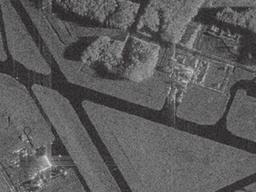
#> input picture 4_Practice/sar_1.jpg, 256 x 192 px, shrunk from 400 x 300 before the run, found by its file name
$ jupyter execute DE_IP_HomeTask4.ipynb
#> lines starting #> are read from the running program, lines starting #| are printed output that depends on the picture
[cell 1]
# ДЗ
# 1. Подберите параметры алгоритма разрастания регионов так, чтобы был выделен весь участок газона.
# 2. Реализуйте вычисление критерия однородности, отличного от представленного. Сравните результаты.
# 3. Применить алгоритм сегментации watershed+distance transform для задачи подсчета пальмовых деревьев.

[cell 2]
import numpy as np
import cv2
import matplotlib.pyplot as plt

Чтение картинки

[cell 3]
image = cv2.imread('sar_1.jpg')
#> image is the input picture: shape (192, 256, 3); mean B, G, R 91.8, 91.6, 92
image_gray = cv2.cvtColor(image, cv2.COLOR_BGR2GRAY)
plt.imshow(image_gray, cmap="gray")

Гистограмма яркости

[cell 4]
def simple_histogram(image, mask=None, title="Гистограмма яркостей"):
#> called with title = 'Гистограмма яркостей'
    if mask is not None:
        pixels = image[mask > 0]
    else:
        pixels = image.flatten()

    plt.figure(figsize=(10, 4))

    plt.subplot(121)
    plt.hist(pixels, bins=100, alpha=0.7, color='blue', edgecolor='black')
    plt.xlabel('Яркость')
    plt.ylabel('Количество пикселей')
    plt.title(title)
    plt.grid(True, alpha=0.3)

    plt.tight_layout()
    plt.show()
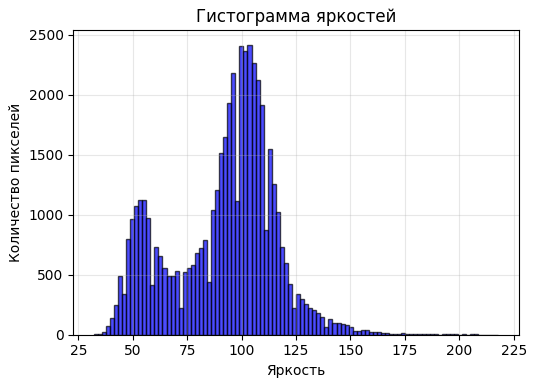
#> figure drawn by matplotlib, 1 panel; tallest bar 2415 high, from x = 102.7 to 104.5

simple_histogram(image_gray)

Критерий однородности (отклонение любого пикселя от средней яркости T)

[cell 5]
import math
def homo_average(img, mask, point, T):
    av_val = np.mean(img[mask > 0])
    return abs(av_val - img[point]) <= T

Алгоритм разрастания регионов

[cell 6]
def region_growing(image, seed_point,homo_fun,r, T):
    mask = np.zeros(image_gray.shape, np.uint8)
    mask[seed_point] = 1
    count = 1
    while count > 0:
        count = 0
        local_mask = np.zeros(image_gray.shape, np.uint8)
        for i in range(r,image.shape[0] - r):
            for j in range(r,image.shape[1] - r):
                if mask[i,j]==0 and mask[i - r:i + r, j-r: j+r].sum() > 0:
                    if homo_fun(image, mask, (i,j), T):
                        local_mask[i,j] = 1
        count = np.count_nonzero(local_mask)
        mask += local_mask

    return mask*255

### 1. Подберите парамтеры алгоритма разрастания регионов так, чтобы был выделен весь участок газона.

[cell 7]
def robust_manual_parameter_test(image, seed, test_parameters):
#> called with seed = (250, 250)
    print("Запуск надежного тестирования параметров...")

    results = []

    for i, (r, T) in enumerate(test_parameters):
        print(f"\nТестирование {i+1}/{len(test_parameters)}: r={r}, T={T}")

        try:
            # Запускаем регионарный рост
            result_mask = region_growing(image, seed, homo_average, r, T)
            area = np.sum(result_mask > 0)

            results.append((r, T, result_mask, area))

            # Сразу показываем результат
            plt.figure(figsize=(10, 4))

            plt.subplot(1, 3, 1)
            plt.imshow(image, cmap='gray')
            plt.title('Исходное изображение')
            plt.axis('off')

            plt.subplot(1, 3, 2)
            plt.imshow(result_mask, cmap='gray')
            plt.title(f'r={r}, T={T}\nПлощадь: {area}px')
            plt.axis('off')

            plt.subplot(1, 3, 3)
            plt.imshow(image, cmap='gray')
            plt.imshow(result_mask, alpha=0.4, cmap='Reds')
            plt.title('Наложение маски')
            plt.axis('off')

            plt.tight_layout()
            plt.show()

        except Exception as e:
            print(f"Ошибка: {e}")
            results.append((r, T, None, 0))
#> after the loop, results = 4 items

    return results

def quick_visual_test():
    test_parameters = [
        (1, 10),
        (2, 20),
        (2, 30),
        (2, 35)
    ]

    image = image_gray
    seed = (250,250)

    return robust_manual_parameter_test(image, seed, test_parameters)

[cell 8]
resutls = quick_visual_test()
#> resutls = 4 items

### 2. Реализуйте вычисление критерия однородности, отличного от представленного. Сравните результаты.

[cell 9]
import math
def homo_average(img, mask, point, T):
    av_val = np.mean(img[mask > 0])
    return abs(av_val - img[point]) <= T

[cell 10]
# median criteria
def homo_median(img, mask, point, T):
    region_pixels = img[mask > 0]
    if len(region_pixels) == 0:
        return True
    median_val = np.median(region_pixels)
    return abs(median_val - img[point]) <= T
# разница между соседними пикселями (4 связность)
def homo_neighbor_diff_4(img, mask, point, T):
    y, x = point

    neighbors = []
    for dy, dx in [(-1, 0), (1, 0), (0, -1), (0, 1)]:
        ny, nx = y + dy, x + dx
        if 0 <= ny < img.shape[0] and 0 <= nx < img.shape[1] and mask[ny, nx] > 0:
            neighbors.append(img[ny, nx])

    if not neighbors:
        return True

    max_diff = max([abs(img[point] - neighbor_val) for neighbor_val in neighbors])
    return max_diff <= T

# разница между соседними пикселями (8 связность)
def homo_neighbor_diff_8(img, mask, point, T):
    y, x = point

    neighbors = []
    for dy, dx in [(-1, -1), (-1, 0), (-1, 1), (0, -1), (0, 1), (1, 1), (1, 0), (1, -1)]:
        ny, nx = y + dy, x + dx
        if 0 <= ny < img.shape[0] and 0 <= nx < img.shape[1] and mask[ny, nx] > 0:
            neighbors.append(img[ny, nx])

    if not neighbors:
        return True

    max_diff = max([abs(img[point] - neighbor_val) for neighbor_val in neighbors])
    return max_diff <= T


def homo_variance(img, mask, point, T):
    region_pixels = img[mask > 0]

    # Дисперсия текущего региона
    current_var = np.var(region_pixels)

    # Дисперсия с новым пикселем
    new_pixels = np.append(region_pixels, img[point])
    new_var = np.var(new_pixels)

    return new_var <= T

# [50 lines left out: functions homo_gradient, homo_histogram, not called in this run]

[cell 11]
def compare_homogeneity_criteria(image, seed_point, criteria_dict, r=1, T_values=None):
#> called with seed_point = (150, 200), r = 4
    if T_values is None:
        T_values = [10, 15, 20, 25, 30]

    results = {}

    for criterion_name, criterion_func in criteria_dict.items():
        print(f"Тестирование критерия: {criterion_name}")
        criterion_results = []

        for T in T_values:
            try:
                mask = region_growing(image, seed_point, criterion_func, r, T)
                area = np.sum(mask > 0)
                criterion_results.append((T, mask, area))
            except Exception as e:
                print(f"Ошибка для T={T}: {e}")
                criterion_results.append((T, None, 0))

        results[criterion_name] = criterion_results
#> this loop made 5 passes

    visualize_criteria_comparison(image, results, criteria_dict)

    return results

def visualize_criteria_comparison(image, results, criteria_dict):
    n_criteria = len(results)
    n_T = len(next(iter(results.values())))

    fig, axes = plt.subplots(n_criteria, n_T + 1, figsize=(4*(n_T + 1), 4*n_criteria))

    if n_criteria == 1:
        axes = [axes]

    for i, (criterion_name, criterion_results) in enumerate(results.items()):

        axes[i][0].imshow(image, cmap='gray')
        axes[i][0].set_title(f'{criterion_name}\nИсходное')
        axes[i][0].axis('off')

        for j, (T, mask, area) in enumerate(criterion_results):
            if mask is not None:
                axes[i][j+1].imshow(mask, cmap='gray')
                axes[i][j+1].set_title(f'T={T}\nArea: {area}')
            else:
                axes[i][j+1].text(0.5, 0.5, 'Error', ha='center', va='center')
            axes[i][j+1].axis('off')
#> this loop made 5 passes
#> criterion_name on passes 1 to 5: 'Среднее значение', 'Разница с соседями(4 связность)', 'Разница с соседями(8 связность)', 'Дисперсия', 'Медиана'

    plt.tight_layout()
    plt.show()
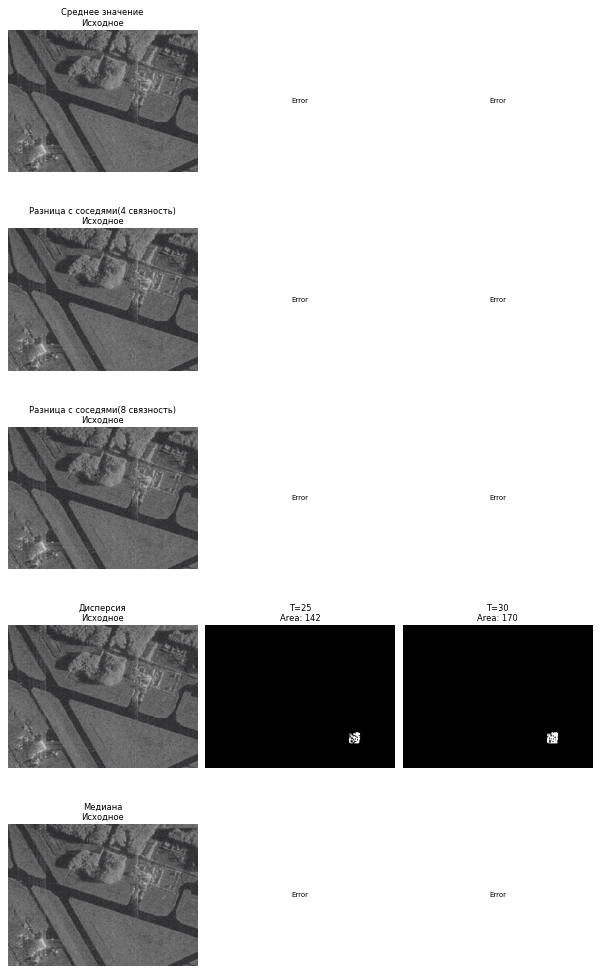
#> figure drawn by matplotlib, 7 panels; B, G, R data is drawn as R, G, B

    plt.figure(figsize=(10, 6))
    for criterion_name, criterion_results in results.items():
        T_values = [r[0] for r in criterion_results]
        areas = [r[2] for r in criterion_results]
        plt.plot(T_values, areas, 'o-', label=criterion_name, linewidth=2, markersize=8)

    plt.xlabel('Порог T')
    plt.ylabel('Площадь региона')
    plt.title('Зависимость площади региона от порога T')
    plt.legend()
    plt.grid(True, alpha=0.3)
    plt.show()
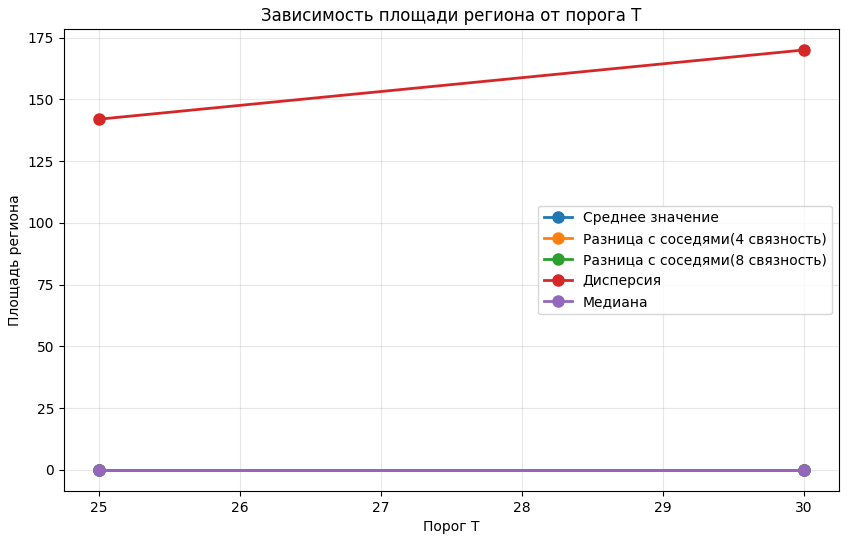
#> figure drawn by matplotlib, 1 panel
